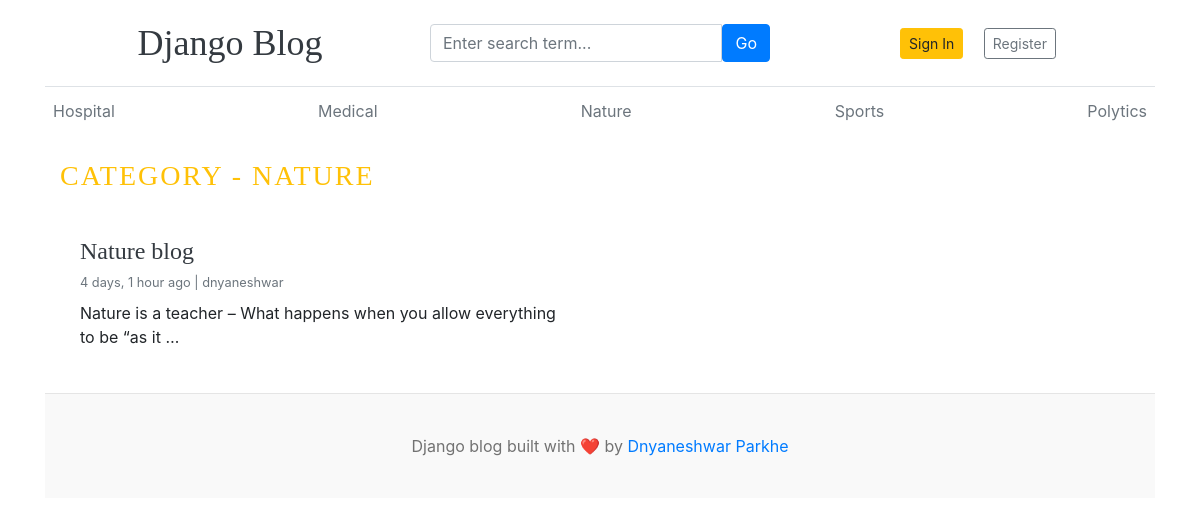
Before: /category/4/ with the older database file.
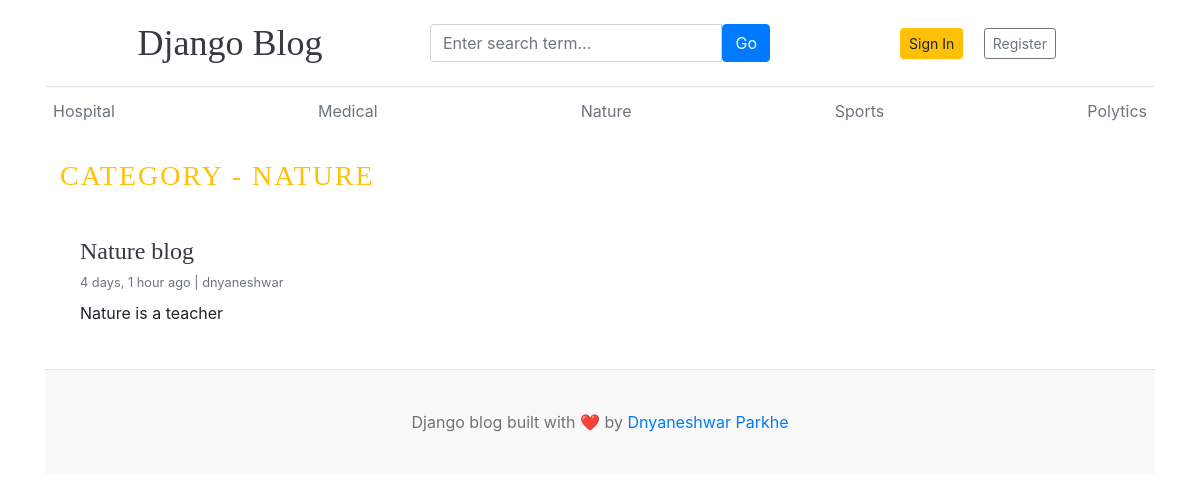
After: the same page with the newer database file.
### blogs/models.py (models this page shows, shortened)
class Blog(models.Model):
    title = models.CharField(max_length=200)
    slug = models.SlugField(max_length=250, unique=True, blank=True)
    category = models.ForeignKey(Category, on_delete=models.CASCADE)
    author = models.ForeignKey(User, on_delete=models.CASCADE)
    featured_image = models.ImageField(upload_to='uploads/%Y/%m/%d')
    short_description = models.TextField(max_length=500)
    blog_body = models.TextField(max_length=1000)
    status = models.CharField(choices=STATUS_CHOICES, default="Draft")
    is_featured = models.BooleanField(default=False)
    created_at = models.DateTimeField(auto_now_add=True)
    updated_at = models.DateTimeField(auto_now=True)

### blogs/views.py (the view)
# urls.py: path('<int:category_id>/', views.posts_by_category, name='posts_by_category'),
def posts_by_category(request, category_id):
    posts = Blog.objects.filter(status='Published', category=category_id)
    try:
        category = Category.objects.get(pk=category_id)
    except Category.DoesNotExist:
        return redirect('home')
    context = {
        'posts':posts,
        'category':category,
    }
    return render(request,'posts_by_category.html', context)

### blogs/context_processors.py (called while the page is built)
def get_categories(request):
    categories = Category.objects.all().order_by('-created_at')
    return dict(categories=categories)

def get_social_links(request):
    social_links = SocialLink.objects.all()
    return dict(social_links=social_links)

### blogs/models.py (called while the page is built)
    def __str__(self):
        return self.category_name

### templates/posts_by_category.html (shortened to what this page needs)
{% extends "base.html" %}
{% block content %}
<div class="container mt-4">
  <h3 class="text-uppercase text-warning mb-4" style="letter-spacing: 2px">
    Category - {{ category }}
  </h3>
  <div class="row g-4">
    {% if posts %}
      {% for post in posts %}
      <div class="col-12 col-md-6">
        <div class="card h-100 border-0 shadow-sm post-card">
          <div class="card-body">
            <h4>
              <a href="{% url 'blogs' post.slug %}"
                 class="text-dark text-decoration-none">
                {{ post.title }}
              </a>
            </h4>
            <small class="text-muted d-block mb-2">
              {{ post.created_at|timesince }} ago |
              {{ post.author }}
            </small>
            <p class="card-text">
              {{ post.short_description|truncatewords:15 }}
            </p>
          </div>
        </div>
      </div>
      {% endfor %}
    {% else %}
      <div class="col-12">
        <div class="alert alert-warning text-center">
          No Posts Found in this Category
        </div>
      </div>
    {% endif %}
  </div>
</div>
{% endblock %}

Changed rows visible on the page:
changed Blog "Nature blog": short_description "Nature is a teacher – What happens when you allow everything to be “as it …" → "Nature is a teacher"
